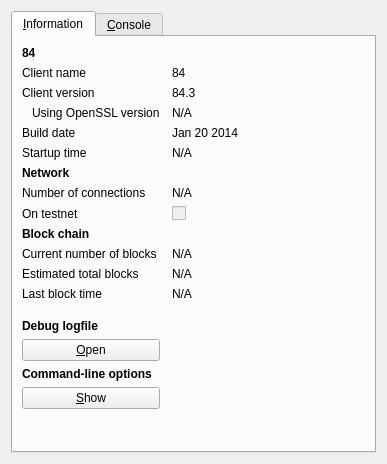
<?xml version="1.0" encoding="UTF-8"?>
<ui version="4.0">
 <class>RPCConsole</class>
 <widget class="QDialog" name="RPCConsole">
  <property name="geometry">
   <rect>
    <x>0</x>
    <y>0</y>
    <width>387</width>
    <height>464</height>
   </rect>
  </property>
  <property name="windowTitle">
   <string>84 - Debug window</string>
  </property>
  <layout class="QVBoxLayout" name="verticalLayout_2">
   <item>
    <widget class="QTabWidget" name="tabWidget">
     <property name="currentIndex">
      <number>0</number>
     </property>
     <widget class="QWidget" name="tab_info">
      <attribute name="title">
       <string>&amp;Information</string>
      </attribute>
      <layout class="QGridLayout" name="gridLayout" columnstretch="0,1">
       <property name="horizontalSpacing">
        <number>12</number>
       </property>
       <item row="0" column="0">
        <widget class="QLabel" name="label_9">
         <property name="font">
          <font>
           <weight>75</weight>
           <bold>true</bold>
          </font>
         </property>
         <property name="text">
          <string>84</string>
         </property>
        </widget>
       </item>
       <item row="1" column="0">
        <widget class="QLabel" name="label_5">
         <property name="text">
          <string>Client name</string>
         </property>
        </widget>
       </item>
       <item row="1" column="1">
        <widget class="QLabel" name="clientName">
         <property name="cursor">
          <cursorShape>IBeamCursor</cursorShape>
         </property>
         <property name="text">
          <string>84 </string>
         </property>
         <property name="textFormat">
          <enum>Qt::PlainText</enum>
         </property>
         <property name="textInteractionFlags">
          <set>Qt::LinksAccessibleByMouse|Qt::TextSelectableByKeyboard|Qt::TextSelectableByMouse</set>
         </property>
        </widget>
       </item>
       <item row="2" column="0">
        <widget class="QLabel" name="label_6">
         <property name="text">
          <string>Client version</string>
         </property>
        </widget>
       </item>
       <item row="2" column="1">
        <widget class="QLabel" name="clientVersion">
         <property name="cursor">
          <cursorShape>IBeamCursor</cursorShape>
         </property>
         <property name="text">
          <string>84.3</string>
         </property>
         <property name="textFormat">
          <enum>Qt::PlainText</enum>
         </property>
         <property name="textInteractionFlags">
          <set>Qt::LinksAccessibleByMouse|Qt::TextSelectableByKeyboard|Qt::TextSelectableByMouse</set>
         </property>
        </widget>
       </item>
       <item row="3" column="0">
        <widget class="QLabel" name="label_14">
         <property name="text">
          <string>Using OpenSSL version</string>
         </property>
         <property name="indent">
          <number>10</number>
         </property>
        </widget>
       </item>
       <item row="3" column="1">
        <widget class="QLabel" name="openSSLVersion">
         <property name="cursor">
          <cursorShape>IBeamCursor</cursorShape>
         </property>
         <property name="text">
          <string>N/A</string>
         </property>
         <property name="textFormat">
          <enum>Qt::PlainText</enum>
         </property>
         <property name="textInteractionFlags">
          <set>Qt::LinksAccessibleByMouse|Qt::TextSelectableByKeyboard|Qt::TextSelectableByMouse</set>
         </property>
        </widget>
       </item>
       <item row="4" column="0">
        <widget class="QLabel" name="label_12">
         <property name="text">
          <string>Build date</string>
         </property>
        </widget>
       </item>
       <item row="4" column="1">
        <widget class="QLabel" name="buildDate">
         <property name="cursor">
          <cursorShape>IBeamCursor</cursorShape>
         </property>
         <property name="text">
          <string>Jan 20 2014</string>
         </property>
         <property name="textFormat">
          <enum>Qt::PlainText</enum>
         </property>
         <property name="textInteractionFlags">
          <set>Qt::LinksAccessibleByMouse|Qt::TextSelectableByKeyboard|Qt::TextSelectableByMouse</set>
         </property>
        </widget>
       </item>
       <item row="5" column="0">
        <widget class="QLabel" name="label_13">
         <property name="text">
          <string>Startup time</string>
         </property>
        </widget>
       </item>
       <item row="5" column="1">
        <widget class="QLabel" name="startupTime">
         <property name="cursor">
          <cursorShape>IBeamCursor</cursorShape>
         </property>
         <property name="text">
          <string>N/A</string>
         </property>
         <property name="textFormat">
          <enum>Qt::PlainText</enum>
         </property>
         <property name="textInteractionFlags">
          <set>Qt::LinksAccessibleByMouse|Qt::TextSelectableByKeyboard|Qt::TextSelectableByMouse</set>
         </property>
        </widget>
       </item>
       <item row="6" column="0">
        <widget class="QLabel" name="label_11">
         <property name="font">
          <font>
           <weight>75</weight>
           <bold>true</bold>
          </font>
         </property>
         <property name="text">
          <string>Network</string>
         </property>
        </widget>
       </item>
       <item row="7" column="0">
        <widget class="QLabel" name="label_7">
         <property name="text">
          <string>Number of connections</string>
         </property>
        </widget>
       </item>
       <item row="7" column="1">
        <widget class="QLabel" name="numberOfConnections">
         <property name="cursor">
          <cursorShape>IBeamCursor</cursorShape>
         </property>
         <property name="text">
          <string>N/A</string>
         </property>
         <property name="textFormat">
          <enum>Qt::PlainText</enum>
         </property>
         <property name="textInteractionFlags">
          <set>Qt::LinksAccessibleByMouse|Qt::TextSelectableByKeyboard|Qt::TextSelectableByMouse</set>
         </property>
        </widget>
       </item>
       <item row="8" column="0">
        <widget class="QLabel" name="label_8">
         <property name="text">
          <string>On testnet</string>
         </property>
        </widget>
       </item>
       <item row="8" column="1">
        <widget class="QCheckBox" name="isTestNet">
         <property name="enabled">
          <bool>false</bool>
         </property>
         <property name="text">
          <string/>
         </property>
        </widget>
       </item>
       <item row="9" column="0">
        <widget class="QLabel" name="label_10">
         <property name="font">
          <font>
           <weight>75</weight>
           <bold>true</bold>
          </font>
         </property>
         <property name="text">
          <string>Block chain</string>
         </property>
        </widget>
       </item>
       <item row="10" column="0">
        <widget class="QLabel" name="label_3">
         <property name="text">
          <string>Current number of blocks</string>
         </property>
        </widget>
       </item>
       <item row="10" column="1">
        <widget class="QLabel" name="numberOfBlocks">
         <property name="cursor">
          <cursorShape>IBeamCursor</cursorShape>
         </property>
         <property name="text">
          <string>N/A</string>
         </property>
         <property name="textFormat">
          <enum>Qt::PlainText</enum>
         </property>
         <property name="textInteractionFlags">
          <set>Qt::LinksAccessibleByMouse|Qt::TextSelectableByKeyboard|Qt::TextSelectableByMouse</set>
         </property>
        </widget>
       </item>
       <item row="11" column="0">
        <widget class="QLabel" name="label_4">
         <property name="text">
          <string>Estimated total blocks</string>
         </property>
        </widget>
       </item>
       <item row="11" column="1">
        <widget class="QLabel" name="totalBlocks">
         <property name="cursor">
          <cursorShape>IBeamCursor</cursorShape>
         </property>
         <property name="text">
          <string>N/A</string>
         </property>
         <property name="textFormat">
          <enum>Qt::PlainText</enum>
         </property>
         <property name="textInteractionFlags">
          <set>Qt::LinksAccessibleByMouse|Qt::TextSelectableByKeyboard|Qt::TextSelectableByMouse</set>
         </property>
        </widget>
       </item>
       <item row="12" column="0">
        <widget class="QLabel" name="label_2">
         <property name="text">
          <string>Last block time</string>
         </property>
        </widget>
       </item>
       <item row="12" column="1">
        <widget class="QLabel" name="lastBlockTime">
         <property name="cursor">
          <cursorShape>IBeamCursor</cursorShape>
         </property>
         <property name="text">
          <string>N/A</string>
         </property>
         <property name="textFormat">
          <enum>Qt::PlainText</enum>
         </property>
         <property name="textInteractionFlags">
          <set>Qt::LinksAccessibleByMouse|Qt::TextSelectableByKeyboard|Qt::TextSelectableByMouse</set>
         </property>
        </widget>
       </item>
       <item row="13" column="0">
        <spacer name="verticalSpacer_2">
         <property name="orientation">
          <enum>Qt::Vertical</enum>
         </property>
         <property name="sizeHint" stdset="0">
          <size>
           <width>20</width>
           <height>20</height>
          </size>
         </property>
        </spacer>
       </item>
       <item row="14" column="0">
        <widget class="QLabel" name="labelDebugLogfile">
         <property name="font">
          <font>
           <weight>75</weight>
           <bold>true</bold>
          </font>
         </property>
         <property name="text">
          <string>Debug logfile</string>
         </property>
        </widget>
       </item>
       <item row="15" column="0">
        <widget class="QPushButton" name="openDebugLogfileButton">
         <property name="toolTip">
          <string>Open the 84 debug logfile from the current data directory. This can take a few seconds for large logfiles.</string>
         </property>
         <property name="text">
          <string>&amp;Open</string>
         </property>
         <property name="autoDefault">
          <bool>false</bool>
         </property>
        </widget>
       </item>
       <item row="16" column="0">
        <widget class="QLabel" name="labelCLOptions">
         <property name="font">
          <font>
           <weight>75</weight>
           <bold>true</bold>
          </font>
         </property>
         <property name="text">
          <string>Command-line options</string>
         </property>
        </widget>
       </item>
       <item row="17" column="0">
        <widget class="QPushButton" name="showCLOptionsButton">
         <property name="toolTip">
          <string>Show the 84-Qt help message to get a list with possible 84 command-line options.</string>
         </property>
         <property name="text">
          <string>&amp;Show</string>
         </property>
         <property name="autoDefault">
          <bool>false</bool>
         </property>
        </widget>
       </item>
       <item row="18" column="0">
        <spacer name="verticalSpacer">
         <property name="orientation">
          <enum>Qt::Vertical</enum>
         </property>
         <property name="sizeHint" stdset="0">
          <size>
           <width>20</width>
           <height>40</height>
          </size>
         </property>
        </spacer>
       </item>
      </layout>
     </widget>
     <widget class="QWidget" name="tab_console">
      <attribute name="title">
       <string>&amp;Console</string>
      </attribute>
      <layout class="QVBoxLayout" name="verticalLayout_3">
       <property name="spacing">
        <number>3</number>
       </property>
       <item>
        <widget class="QTextEdit" name="messagesWidget">
         <property name="minimumSize">
          <size>
           <width>0</width>
           <height>100</height>
          </size>
         </property>
         <property name="readOnly">
          <bool>true</bool>
         </property>
         <property name="tabKeyNavigation" stdset="0">
          <bool>false</bool>
         </property>
         <property name="columnCount" stdset="0">
          <number>2</number>
         </property>
        </widget>
       </item>
       <item>
        <layout class="QHBoxLayout" name="horizontalLayout">
         <property name="spacing">
          <number>3</number>
         </property>
         <item>
          <widget class="QLabel" name="label">
           <property name="text">
            <string notr="true">&gt;</string>
           </property>
          </widget>
         </item>
         <item>
          <widget class="QLineEdit" name="lineEdit"/>
         </item>
         <item>
          <widget class="QPushButton" name="clearButton">
           <property name="maximumSize">
            <size>
             <width>24</width>
             <height>24</height>
            </size>
           </property>
           <property name="toolTip">
            <string>Clear console</string>
           </property>
           <property name="text">
            <string/>
           </property>
           <property name="icon">
            <iconset resource="../bitcoin.qrc">
             <normaloff>:/icons/remove</normaloff>:/icons/remove</iconset>
           </property>
           <property name="shortcut">
            <string notr="true">Ctrl+L</string>
           </property>
           <property name="autoDefault">
            <bool>false</bool>
           </property>
          </widget>
         </item>
        </layout>
       </item>
      </layout>
     </widget>
    </widget>
   </item>
  </layout>
 </widget>
 <resources>
  <include location="../bitcoin.qrc"/>
 </resources>
 <connections/>
</ui>
